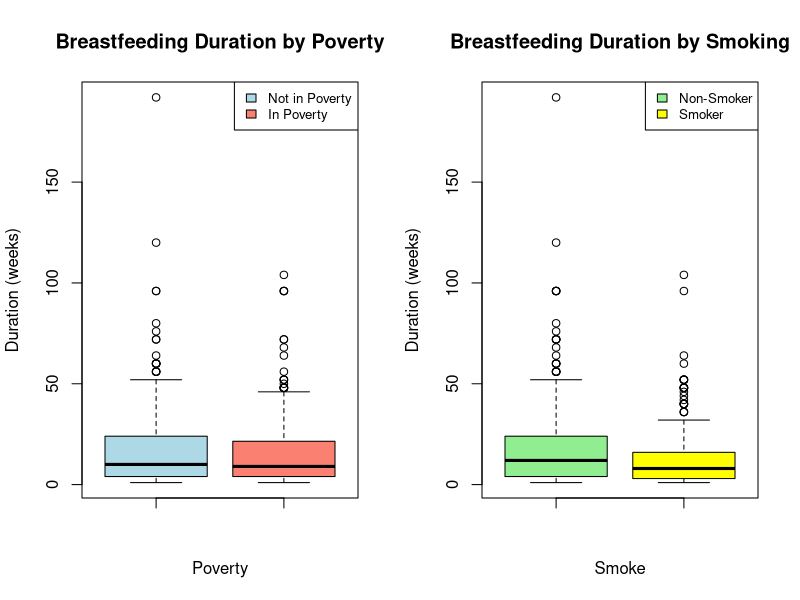
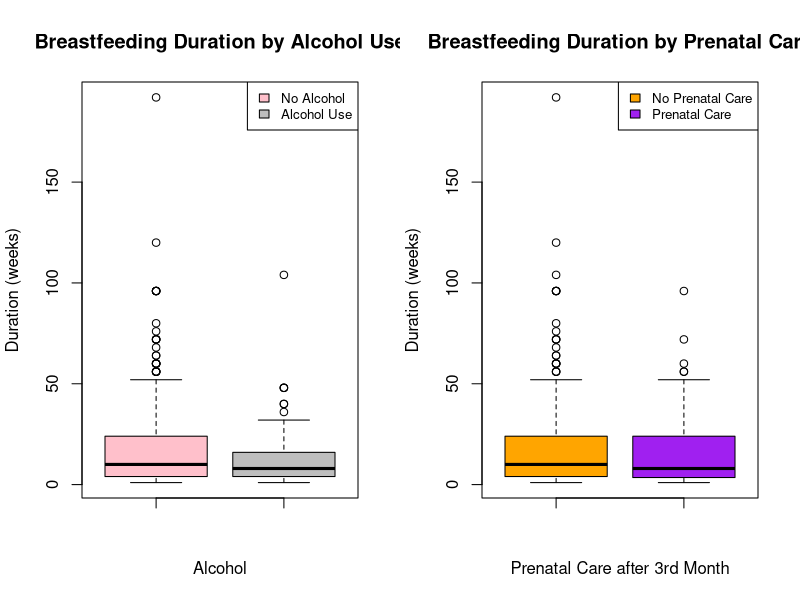
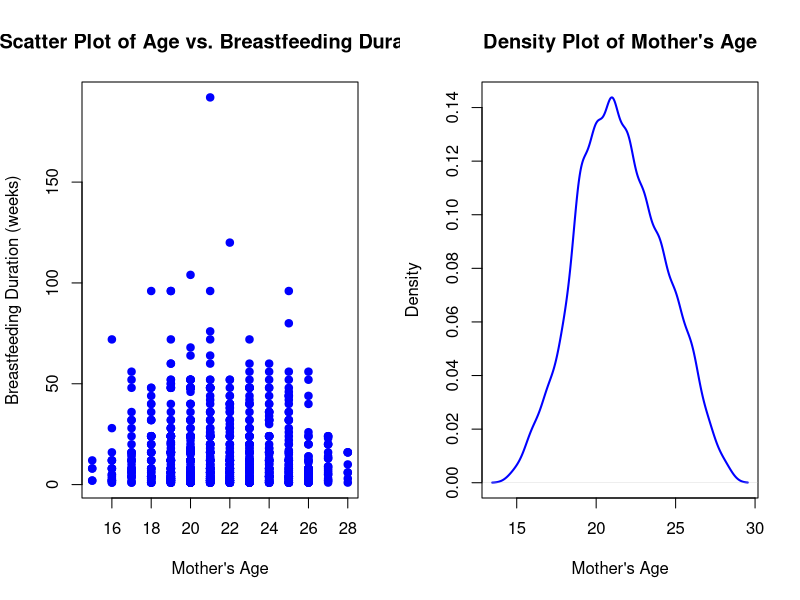
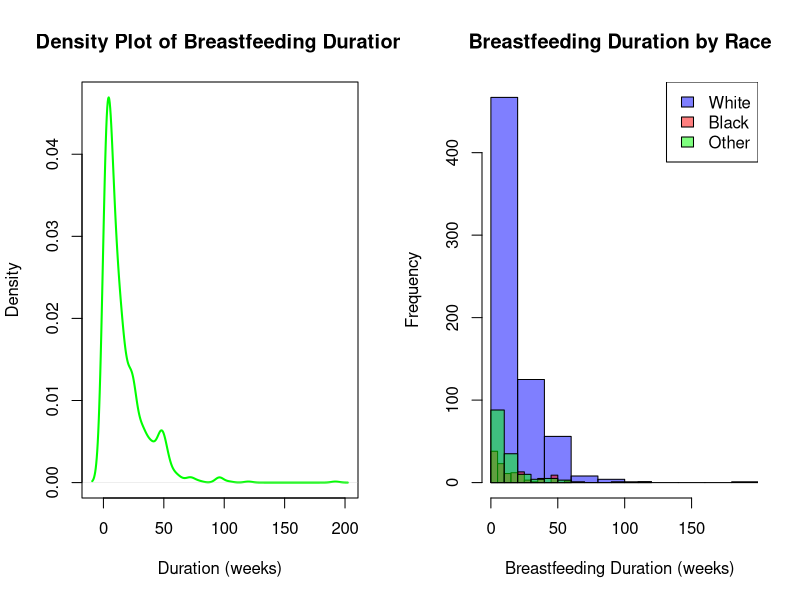
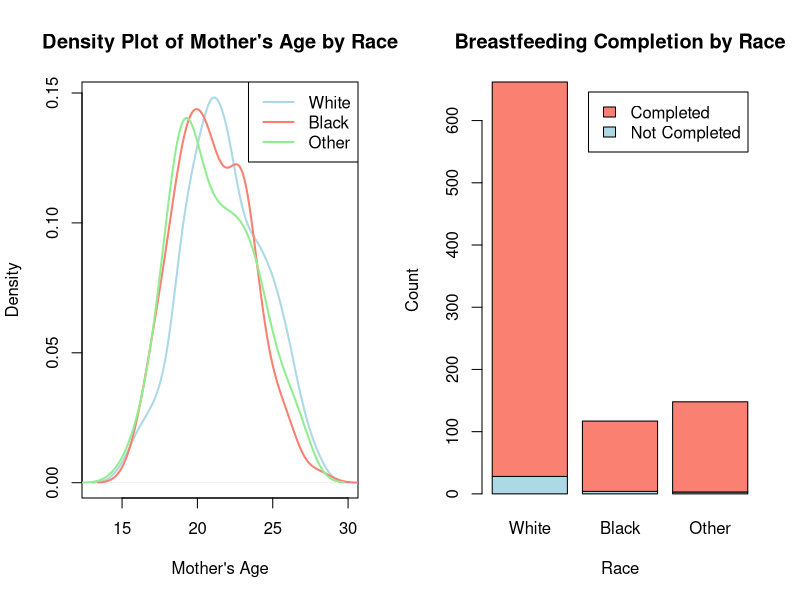
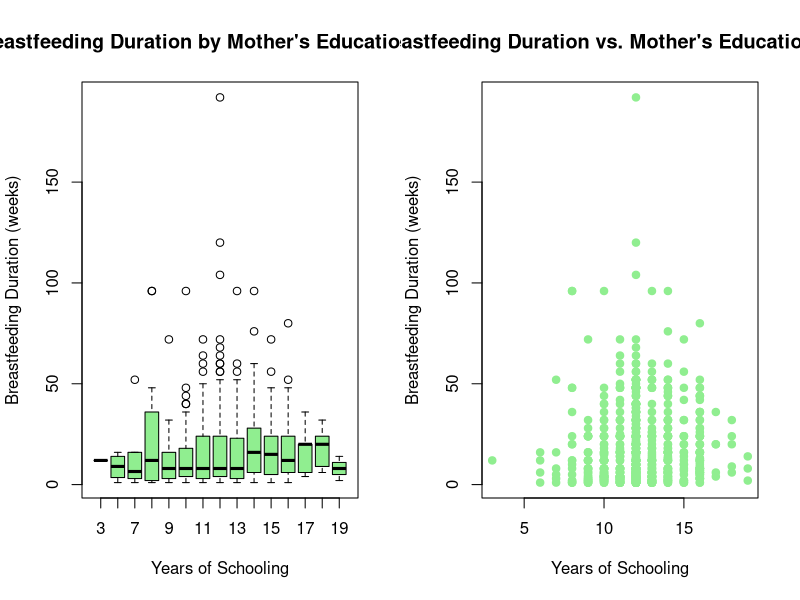
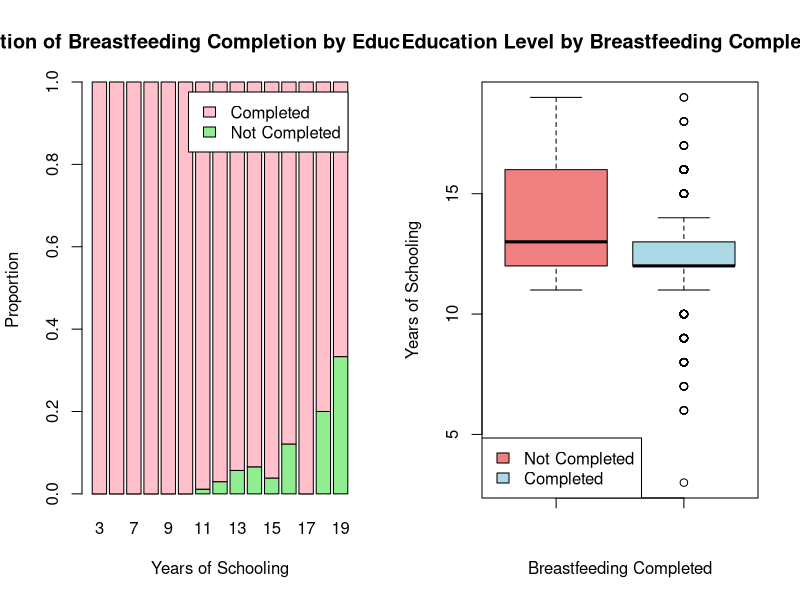
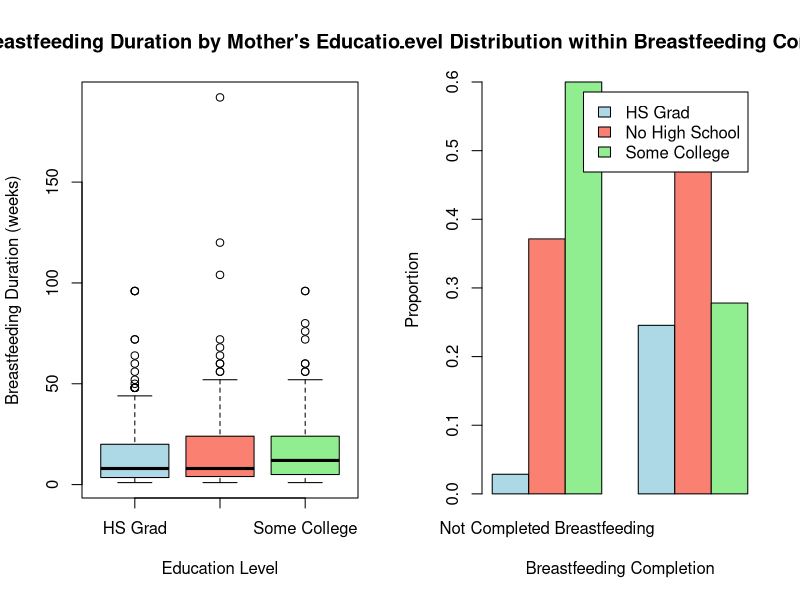

Here is the R script that generated these plots, in order:
## ---- chunk 1
knitr::opts_chunk$set(echo = TRUE)
## ---- chunk 2
library(KMsurv)
library(dplyr)
data(bfeed)
## ---- chunk 3
par(mfrow=c(1,2)) 

# Boxplot for Breastfeeding Duration by Poverty
boxplot(bfeed$duration ~ bfeed$poverty, 
        main="Breastfeeding Duration by Poverty", 
        ylab="Duration (weeks)", 
        xlab="Poverty", 
        col=c("lightblue", "salmon"),
        names=c(" ", " "),
        main.cex=0.1)
legend("topright", legend=c("Not in Poverty", "In Poverty"), fill=c("lightblue", "salmon"), cex=0.8)

# Boxplot for Breastfeeding Duration by Smoking
boxplot(bfeed$duration ~ bfeed$smoke, 
        main="Breastfeeding Duration by Smoking", 
        ylab="Duration (weeks)", 
        xlab="Smoke", 
        col=c("lightgreen", "yellow"),
        names=c(" ", " "),
        main.cex=0.8)
legend("topright", legend=c("Non-Smoker", "Smoker"), fill=c("lightgreen", "yellow"), cex=0.8)

# Boxplot for Breastfeeding Duration by Alcohol Use
boxplot(bfeed$duration ~ bfeed$alcohol, 
        main="Breastfeeding Duration by Alcohol Use", 
        ylab="Duration (weeks)", 
        xlab="Alcohol", 
        col=c("pink", "gray"),
        names=c(" ", " "), 
        main.cex=0.1)
legend("topright", legend=c("No Alcohol", "Alcohol Use"), fill=c("pink", "gray"), cex=0.8)

# Boxplot for Breastfeeding Duration by Prenatal Care
boxplot(bfeed$duration ~ bfeed$pc3mth, 
        main="Breastfeeding Duration by Prenatal Care", 
        ylab="Duration (weeks)", 
        xlab="Prenatal Care after 3rd Month", 
        col=c("orange", "purple"),
        main.cex=0.8,
        names=c(" ", " ") )
legend("topright", legend=c("No Prenatal Care", "Prenatal Care"), fill=c("orange", "purple"), cex=0.8)


## ---- chunk 4
#eda



plot(bfeed$agemth, bfeed$duration, main="Scatter Plot of Age vs. Breastfeeding Duration", xlab="Mother's Age", ylab="Breastfeeding Duration (weeks)", pch=19, col="blue")

plot(density(bfeed$agemth, na.rm = TRUE), main="Density Plot of Mother's Age", xlab="Mother's Age", ylab="Density", col="blue", lwd=2)

plot(density(bfeed$duration, na.rm = TRUE), main="Density Plot of Breastfeeding Duration", xlab="Duration (weeks)", ylab="Density", col="green", lwd=2)
## ---- chunk 5
# Plot the first histogram (for white)
hist(bfeed$duration[bfeed$race == 1], 
     main="Breastfeeding Duration by Race", 

     xlim=range(bfeed$duration), 
     col=rgb(0, 0, 1, 0.5),  # Light blue with transparency
     xlab="Breastfeeding Duration (weeks)", 
     ylab="Frequency")

# Add the second histogram (for black)
hist(bfeed$duration[bfeed$race == 2], 
     col=rgb(1, 0, 0, 0.5),  # Red with transparency
     add=T)  # Add to the existing plot

# Add the third histogram (for other)
hist(bfeed$duration[bfeed$race == 3], 
     col=rgb(0, 1, 0, 0.5),  # Green with transparency
     add=T)  # Add to the existing plot

# Add a legend
legend("topright", 
       legend=c("White", "Black", "Other"), 
       fill=c(rgb(0, 0, 1, 0.5), rgb(1, 0, 0, 0.5), rgb(0, 1, 0, 0.5)))


## ---- chunk 6


plot(density(bfeed$agemth[bfeed$race == 1], na.rm = TRUE), main="Density Plot of Mother's Age by Race", xlab="Mother's Age", ylab="Density", col="lightblue", lwd=2)
lines(density(bfeed$agemth[bfeed$race == 2], na.rm = TRUE), col="salmon", lwd=2)
lines(density(bfeed$agemth[bfeed$race == 3], na.rm = TRUE), col="lightgreen", lwd=2)
legend("topright", legend=c("White", "Black", "Other"), col=c("lightblue", "salmon", "lightgreen"), lwd=2)


## ---- chunk 7
# Create a table for breastfeeding completion by race
race_completion_table <- table(bfeed$delta, bfeed$race)
# Barplot with descriptive x-axis labels
barplot(race_completion_table, 
        main="Breastfeeding Completion by Race", 
        xlab="Race", 
        ylab="Count", 
        beside=FALSE, 
        col=c("lightblue", "salmon"), 
        legend=c("Not Completed", "Completed"),
        names.arg=c("White", "Black", "Other"))

## ---- chunk 8
boxplot(bfeed$duration ~ bfeed$yschool, 
        main="Breastfeeding Duration by Mother's Education Level", 
        xlab="Years of Schooling", 
        ylab="Breastfeeding Duration (weeks)", 
        col="lightgreen")

plot(bfeed$yschool, bfeed$duration, 
     main="Breastfeeding Duration vs. Mother's Education Level", 
     xlab="Years of Schooling", 
     ylab="Breastfeeding Duration (weeks)", 
     pch=19, 
     col="lightgreen")

barplot(prop.table(table(bfeed$delta, bfeed$yschool), 2), 
        main="Proportion of Breastfeeding Completion by Education Level", 
        xlab="Years of Schooling", 
        ylab="Proportion", 
        col=c("lightgreen", "pink"), 
        legend=c("Not Completed", "Completed"), 
        beside=FALSE)
## ---- chunk 9

# Box Plot of Education Level by Breastfeeding Completion
boxplot(bfeed$yschool ~ bfeed$delta, 
        main="Education Level by Breastfeeding Completion", 
        ylab="Years of Schooling", 
        xlab="Breastfeeding Completed",
        col=c("lightcoral", "lightblue"),
        names=c(" ", " ")) 

# Adding a legend
legend("bottomleft", 
       legend=c("Not Completed", "Completed"), 
       fill=c("lightcoral", "lightblue"))

## ---- chunk 10
#add data
data('bfeed')
bfeed1 <- bfeed %>% 
  mutate(race = case_when(race == 1 ~ "white",
                          race == 2 ~ "black", 
                          race == 3 ~ "other") %>% 
           factor(levels = c("white", "black", "other"), ordered = T),
         poverty = factor(poverty, levels = c(1,0), labels = c("yes", "no")),
         smoke = factor(smoke, levels = c(1,0), labels = c("yes", "no")),
         alcohol = factor(alcohol, levels = c(1,0), labels = c("yes", "no")),
         pc3mth = factor(pc3mth, levels = c(1,0), labels = c("yes", "no")),
         yschool = case_when(yschool < 12 ~ "noHS",
                             yschool == 12 ~ "HSgrad", 
                             yschool > 12 ~ "someCollege") %>% 
           factor(levels = c("noHS", "HSgrad", "someCollege"), ordered = T)
         )

str(bfeed1)
## ---- chunk 11
boxplot(bfeed1$duration ~ bfeed1$yschool, 
        main="Breastfeeding Duration by Mother's Education Level", 
        xlab="Education Level", 
        ylab="Breastfeeding Duration (weeks)", 
        col=c("lightblue", "salmon", "lightgreen"),
        names=c("HS Grad", "No High School", "Some College"))

## ---- chunk 12
barplot(prop.table(table(bfeed1$yschool, bfeed1$delta), 2), 
        main="Education Level Distribution within Breastfeeding Completion Status", 
        xlab="Breastfeeding Completion", 
        ylab="Proportion", 
        col=c("lightblue", "salmon", "lightgreen"), 
        legend=c("HS Grad", "No High School", "Some College"),
        names.arg=c("Not Completed Breastfeeding", "Completed Breastfeeding"),
        beside=TRUE)


## ---- chunk 13


#eda tables
## ---- chunk 14

#km curves
## ---- chunk 15
#model


#model criterial / assesment
## ---- chunk 16

#aic
#stepAIC()

#drop1



#new model


## ---- chunk 17

#model diagnostics
## ---- chunk 18
